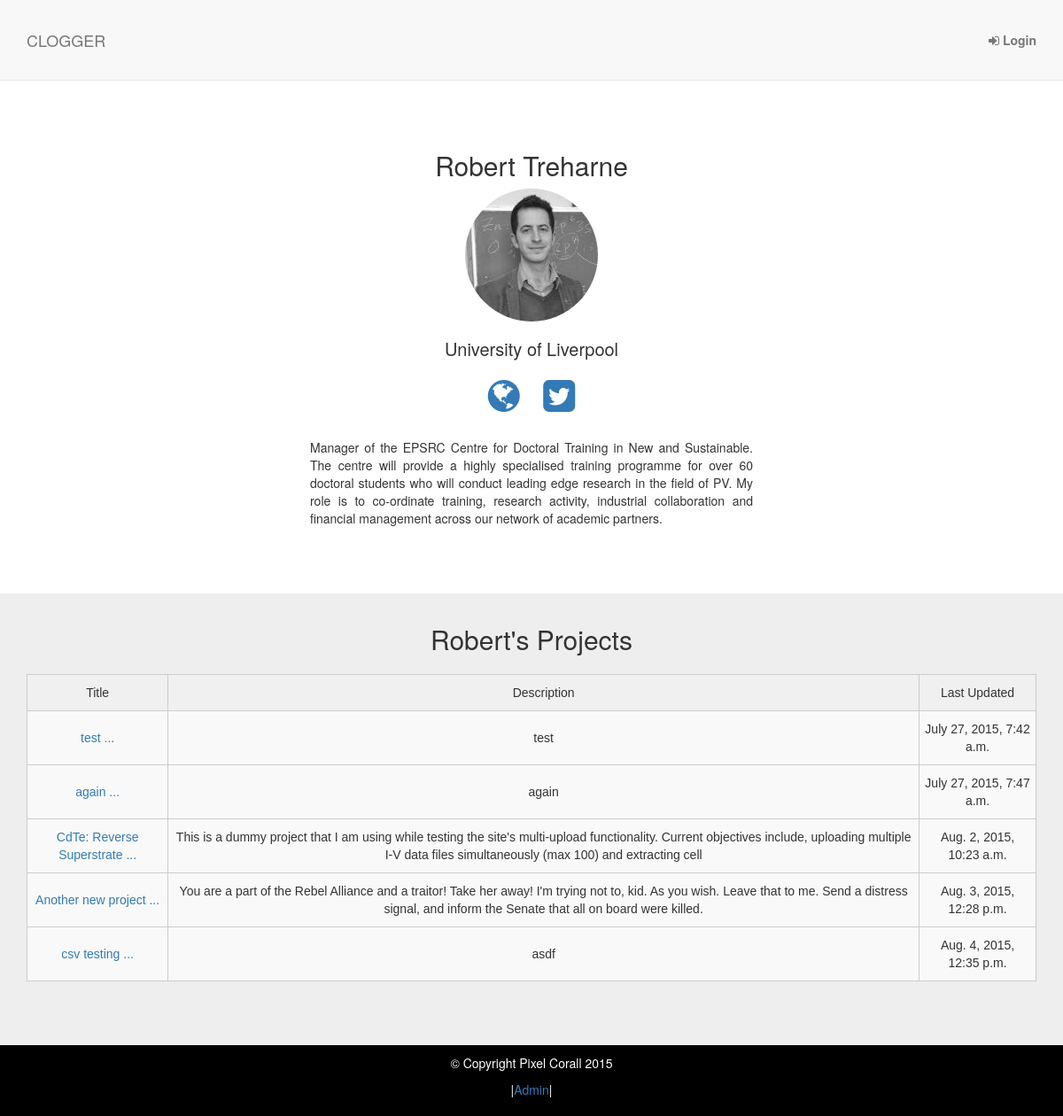
Before: /user/profile/1/ with the older database file.
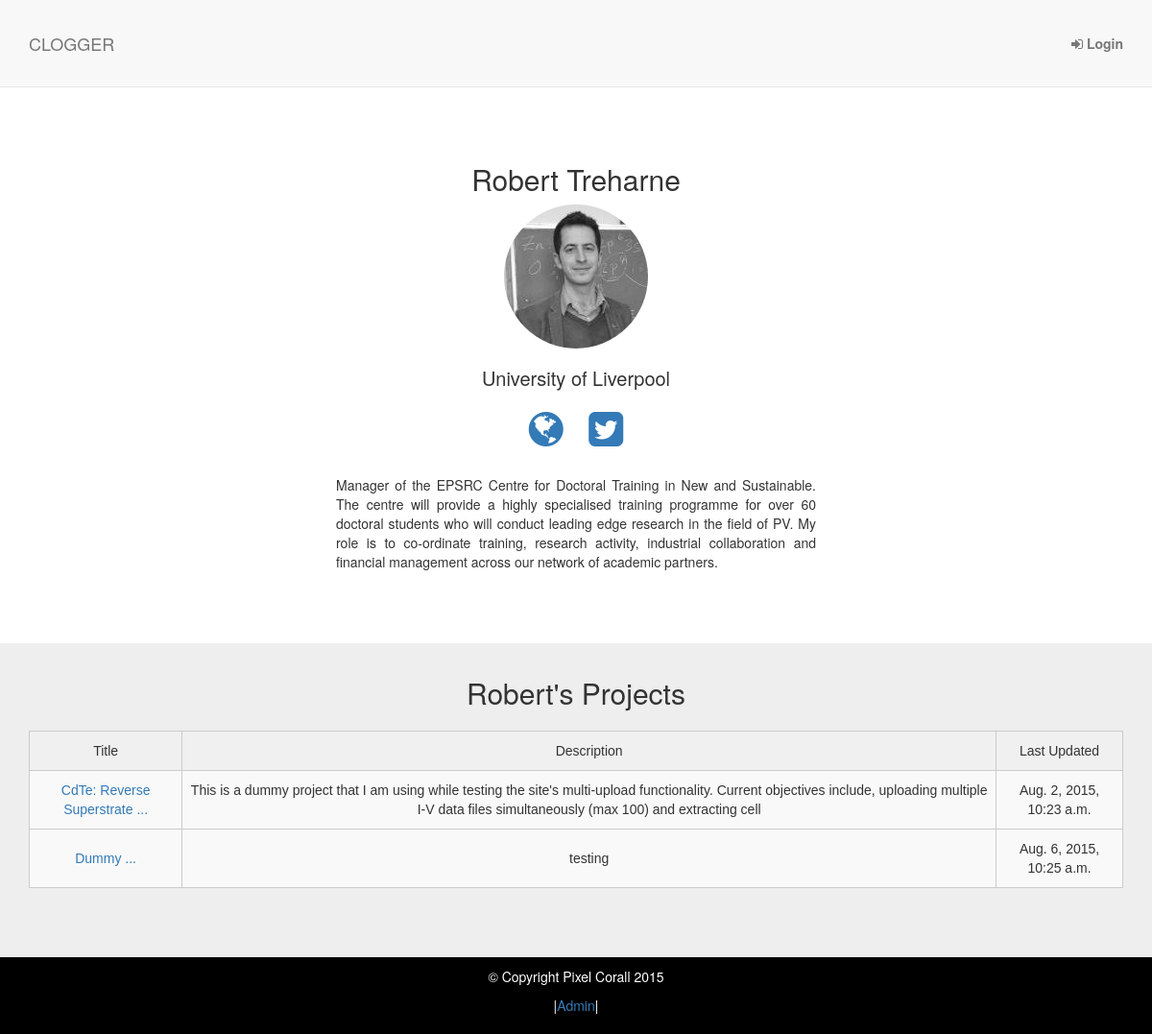
After: the same page with the newer database file.
### projects/models.py (models this page shows, shortened)
class Project(models.Model):
    owner = models.ForeignKey(UserProfile)
    title = models.CharField(max_length=50)
    description = models.TextField(max_length=200)
    start_date = models.DateTimeField(default=timezone.datetime.today())
    updated = models.DateTimeField(default=timezone.datetime.today())

### profiles/views.py (the view)
# urls.py: url(r'^profile/(?P<user_id>\d+)/$', 'profiles.views.profile'),
def profile(request, user_id=1):
	profile = UserProfile.objects.get(user = User.objects.get(id=user_id))
        if profile.user == request.user:
            return HttpResponseRedirect(reverse('dashboard'))
        projects = Project.objects.filter(owner=profile)
	dictionary = {'profile': profile,
                      'projects': projects}
	return render(request, 'profile.html', dictionary)

### profiles/templates/profile.html (shortened to what this page needs)
{% extends 'base.html' %}
{% load thumbnail %}
{% block content %}
    <section id="profile" class="dashboard-profile-section">
        <div class="container">
            <div class="row">
                <div class="col-lg-12">
					<h2>{{profile.user.first_name}} {{profile.user.last_name}}</h2>
					{% thumbnail profile.picture "150x150" crop="center" as im %}
					<img class="profile-pic-lg" src="{{im.url}}" name="{{user.first_name}} {{user.last_name}}">
					{% endthumbnail %}
					<h3>{{profile.affiliation}}</h3>
					<p>
						{% if profile.url %}
						<a href="{{profile.url}}" target="_blank"><i class="fa fa-globe fa-3x"></i></a>
						{% endif %}
						{% if profile.twitter %}
						<a href="{{profile.twitter}}" target="_blank"><i class="fa fa-twitter-square fa-3x"></i></a>
						{% endif %}
					</p>
					{% if profile.bio %}
					<p class="bio">{{profile.bio}}</p>
					{% endif %}
				</div>
			</div>
		</div>
	</section>
    <section id="projects" class="dashboard-project-section">
        <div class="container">
            <div class="row">
                <div class="col-lg-12">
					<h2>{{profile.user.first_name}}'s Projects</h2>
					{% if projects %}
						<table class="tg">
						  <tr>
							<th class="tg-031e">Title</th>
							<th class="tg-031e">Description</th>
							<th class="tg-031e">Last Updated</th>
						  </tr>
						{% for project in projects %}
						  <tr>
							  <td class="tg-4eph"><a href="/user/project/{{project.id}}">{{project.title|slice:":50"}} ...</a></td>
							  <td class="tg-4eph">{{project.description}}</td>
							  <td class="tg-4eph">{{project.updated}}</td>
						  </tr>
						{% endfor %}
						</table>
					{% else %}
					    <p>No projects<p>
				    {% endif %}
                </div>
            </div>
		</div>
    </section>
{% endblock %}

Changed rows visible on the page:
removed Project: title "test", description "test", updated "July 27, 2015, 7:42 a.m."
removed Project: title "again", description "again", updated "July 27, 2015, 7:47 a.m."
removed Project: title "Another new project", description "You are a part of the Rebel Alliance and a traitor! Take her away! I'm trying not to, kid. As you wish. Leave that to me. Send a distress signal, and inform the Senate that all on board were killed.", updated "Aug. 3, 2015, 12:28 p.m."
removed Project: title "csv testing", description "asdf", updated "Aug. 4, 2015, 12:35 p.m."
added Project: title "Dummy", description "testing", updated "Aug. 6, 2015, 10:25 a.m."
